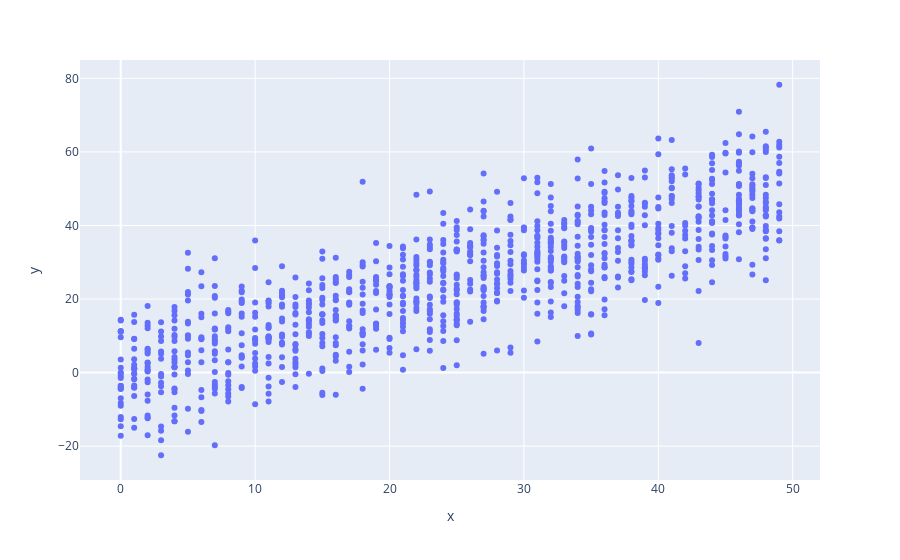

The notebook cell saved with this chart:
### Code cell
px.scatter(x= x, y= y)

### Figure 1 — Plotly figure (JSON) as saved in the notebook; plotly's stock layout.template omitted (floating-point values rounded to 4 significant figures; data arrays with more than 128 entries replaced by an {"elided": "..."} marker saying what was removed)
{"data": [{"hovertemplate": "x=%{x}<br>y=%{y}<extra></extra>", "legendgroup": "", "marker": {"color": "#636efa", "symbol": "circle"}, "mode": "markers", "name": "", "orientation": "v", "showlegend": false, "type": "scatter", "x": {"elided": "1000 int values"}, "xaxis": "x", "y": {"elided": "1000 float values"}, "yaxis": "y"}], "layout": {"legend": {"tracegroupgap": 0}, "margin": {"t": 60}, "xaxis": {"anchor": "y", "domain": [0, 1], "title": {"text": "x"}}, "yaxis": {"anchor": "x", "domain": [0, 1], "title": {"text": "y"}}}}
